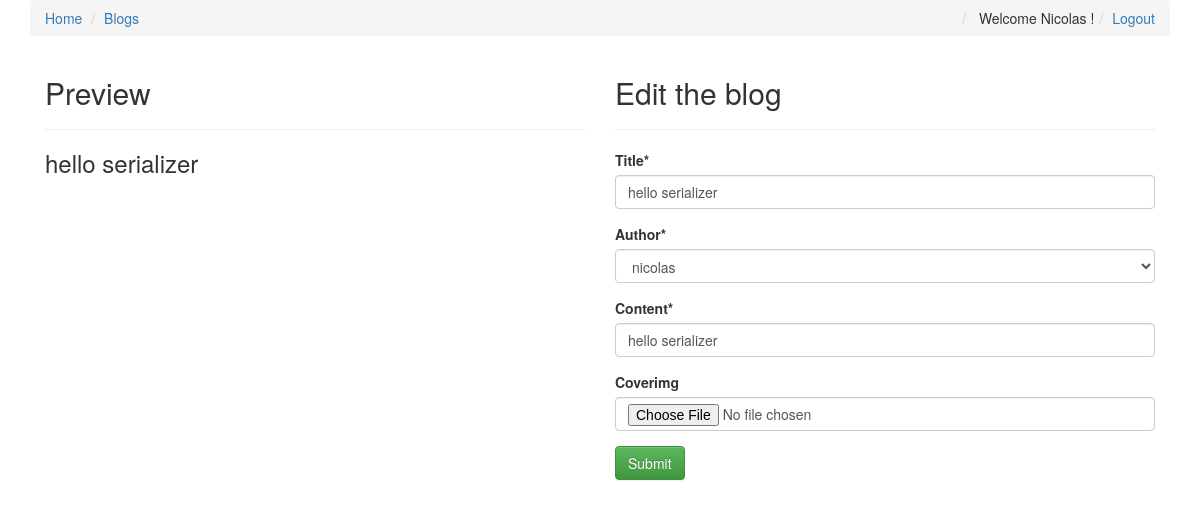
/blogs/3/edit/ (signed in), run on the app's committed database.
### blogs/models.py (models this page shows, shortened)
class Blog(models.Model):
    title = models.CharField(max_length=120)
    author = models.ForeignKey(settings.AUTH_USER_MODEL, default=1)
    content = models.TextField(null=True, blank=True)
    slug = models.SlugField(blank=True, unique=True)
    viewedCount = models.IntegerField(default=0, editable=False)
    coverimg = models.ImageField(upload_to=upload_location, null=True, blank=True)
    created = models.DateTimeField(auto_now_add=True)
    updated = models.DateTimeField(auto_now=True)
    readtime = models.TimeField(null=True, blank=True)
    class Meta:
        ordering = ["-updated", "-created"]
        app_label = "blogs"

### blogs/views.py (the view)
# urls.py: url(r'^(?P<blog_id>\d+)/edit/$', blog_edit_by_id, name="blog_edit_by_id"),
def blog_edit_by_id(request, blog_id, *args, **kwargs):
    if request.method == 'GET':
        blog = get_object_or_404(Blog, id=blog_id)
        if isinstance(blog, Blog):  # get that blog
            form = BlogForm(instance=blog)
            context = {
                'form': form
            }
        return render(request, 'blogs/blog_form.html', context)
    else:
        blog = get_object_or_404(Blog, id=blog_id)
        form = BlogForm(request.POST, request.FILES, instance=blog)
        if form.is_valid():
            blog = form.save()
        return redirect(blog)

### blogs/form.py
class BlogForm(ModelForm):
    content = forms.CharField(widget=AdminPagedownWidget(show_preview=False))
    class Meta:
        model = Blog
        fields = ['title', 'author', 'content', 'coverimg', ]

### blogs/templates/blogs/blog_form.html (shortened to what this page needs)
{% extends 'index.html' %}
{% load crispy_forms_tags %}
{% block content %}
<div class="col-sm-6">
    <h2>Preview</h2>
    <hr/>
    <h3 id="blog_title"></h3>
</div>
<div class="col-sm-6">
    <h2> Edit the blog</h2>
    <hr/>
    <form action="" method="post" enctype="multipart/form-data">
        {{ form  |  crispy }}
        <input type="submit" class="btn btn-success" value="Submit"/>
    </form>
</div>
{% endblock content %}

### templates/index.html (shortened to what this page needs)
<!DOCTYPE HTML>
{% load static %}
<html>
<head>
    <link rel="stylesheet" href="https://maxcdn.bootstrapcdn.com/bootstrap/3.3.7/css/bootstrap.min.css"
>
    <link rel="stylesheet" href="https://maxcdn.bootstrapcdn.com/bootstrap/3.3.7/css/bootstrap-theme.min.css"
>
    <link rel="stylesheet" href="https://maxcdn.bootstrapcdn.com/font-awesome/4.7.0/css/font-awesome.min.css" >
    <link rel="stylesheet" type="text/css" href="{% static 'css/base.css' %}">
</head>
<body>
<div class="container">
    <ol class="breadcrumb">
        <li><a href="{% url 'blogs:blogs_index' %}">Home</a></li>
        <li><a href="{% url 'blogs:blogs_index' %}">Blogs</a></li>
        {% if not request.user.is_authenticated %}
        <li class="pull-right"><a href="{% url 'accounts:login_view'  %}">Login</a></li>
        <li class="pull-right"><a href="{% url 'accounts:register_view'  %}">Register</a></li>
        {% else %}
        <li class="pull-right"><a href="{% url 'accounts:logout_view'  %}">Logout</a></li>
        <li class="pull-right"> Welcome {{ request.user.username|title }} !</li>
        {% endif %}
    </ol>
</div>
<div class="container">
    {% block content %}
    {% endblock content %}
</div>
</body>
</html>

### data on the page
Blog: title "hello serializer", author "nicolas", content "hello serializer"

### other printed values
{{ request.user.username|title }} "Nicolas"
